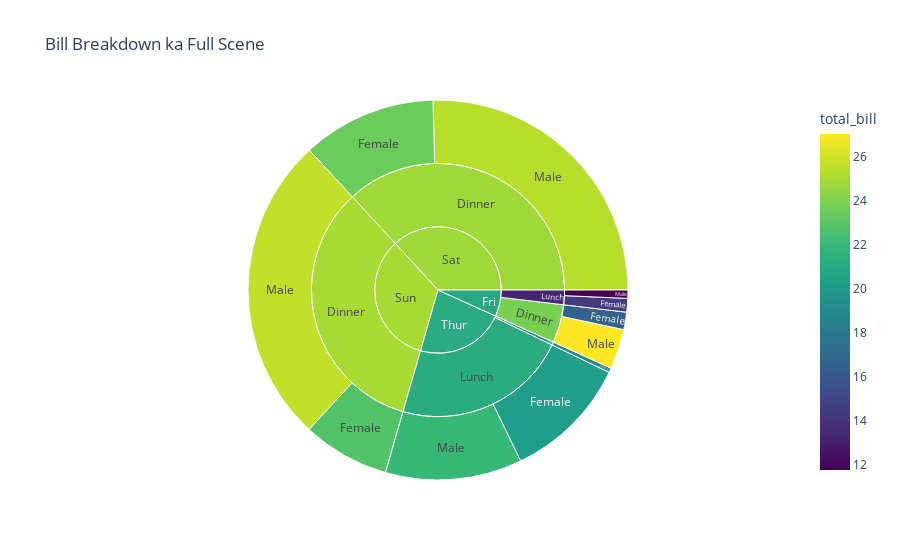

The cell this chart's notebook holds for it:
### Markdown cell above
### 3.2 Sunburst Chart (Andar ki Baat)
**Maqsad**: Nested categories dekhna (Day -> Time -> Sex).
**Sabak**: Aik circle ke andar dusra circle, hierarchy foran samajh aa jati hai.
**Kaggle Tip**: E-commerce sales ko breakdown karne ke liye zabardast cheez hai.

### Code cell
fig = px.sunburst(tips, path=['day', 'time', 'sex'], values='total_bill', 
                  color='total_bill', color_continuous_scale='Viridis',
                  title="Bill Breakdown ka Full Scene")
fig.show()

### Figure 1 — Plotly figure (JSON) as saved in the notebook; plotly's stock layout.template omitted (floating-point values rounded to 4 significant figures)
{"data": [{"branchvalues": "total", "customdata": [[22.79], [25.63], [25.37], [23.48], [22.04], [20.26], [27.03], [16.52], [11.76], [14.38], [18.78], [25.01], [24.79], [21.18], [23.85], [13.38], [18.78], [25.01], [24.79], [21.14], [20.96]], "domain": {"x": [0, 1], "y": [0, 1]}, "hovertemplate": "labels=%{label}<br>total_bill_sum=%{value}<br>parent=%{parent}<br>id=%{id}<br>total_bill=%{color}<extra></extra>", "ids": ["Sun/Dinner/Female", "Sun/Dinner/Male", "Sat/Dinner/Male", "Sat/Dinner/Female", "Thur/Lunch/Male", "Thur/Lunch/Female", "Fri/Dinner/Male", "Fri/Dinner/Female", "Fri/Lunch/Male", "Fri/Lunch/Female", "Thur/Dinner/Female", "Sun/Dinner", "Sat/Dinner", "Thur/Lunch", "Fri/Dinner", "Fri/Lunch", "Thur/Dinner", "Sun", "Sat", "Thur", "Fri"], "labels": ["Female", "Male", "Male", "Female", "Male", "Female", "Male", "Female", "Male", "Female", "Female", "Dinner", "Dinner", "Lunch", "Dinner", "Lunch", "Dinner", "Sun", "Sat", "Thur", "Fri"], "marker": {"coloraxis": "coloraxis", "colors": [22.79, 25.63, 25.37, 23.48, 22.04, 20.26, 27.03, 16.52, 11.76, 14.38, 18.78, 25.01, 24.79, 21.18, 23.85, 13.38, 18.78, 25.01, 24.79, 21.14, 20.96]}, "name": "", "parents": ["Sun/Dinner", "Sun/Dinner", "Sat/Dinner", "Sat/Dinner", "Thur/Lunch", "Thur/Lunch", "Fri/Dinner", "Fri/Dinner", "Fri/Lunch", "Fri/Lunch", "Thur/Dinner", "Sun", "Sat", "Thur", "Fri", "Fri", "Thur", "", "", "", ""], "type": "sunburst", "values": [357.7, 1269.0, 1227.0, 551.0, 561.4, 516.1, 164.4, 71.55, 34.16, 55.76, 18.78, 1627.0, 1778.0, 1078.0, 236.0, 89.92, 18.78, 1627.0, 1778.0, 1096.0, 325.9]}], "layout": {"coloraxis": {"colorbar": {"title": {"text": "total_bill"}}, "colorscale": [[0, "#440154"], [0.1111, "#482878"], [0.2222, "#3e4989"], [0.3333, "#31688e"], [0.4444, "#26828e"], [0.5556, "#1f9e89"], [0.6667, "#35b779"], [0.7778, "#6ece58"], [0.8889, "#b5de2b"], [1, "#fde725"]]}, "legend": {"tracegroupgap": 0}, "title": {"text": "Bill Breakdown ka Full Scene"}}}
